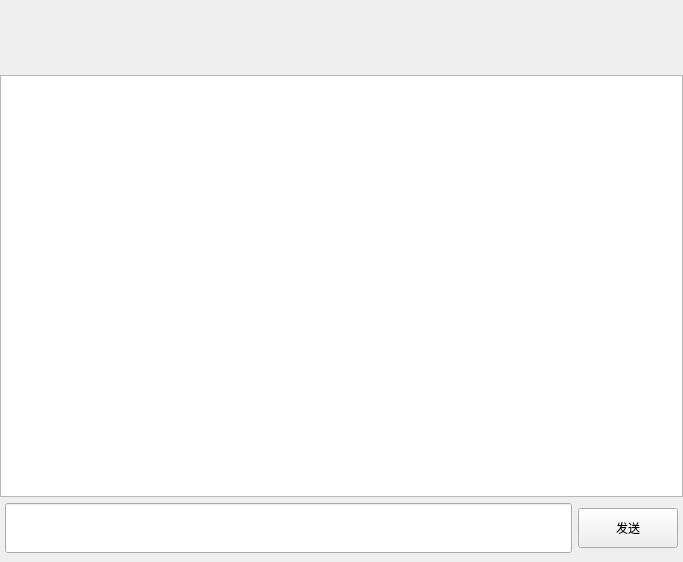
<?xml version="1.0" encoding="UTF-8"?>
<ui version="4.0">
 <class>WDMessage</class>
 <widget class="QMainWindow" name="WDMessage">
  <property name="geometry">
   <rect>
    <x>0</x>
    <y>0</y>
    <width>683</width>
    <height>562</height>
   </rect>
  </property>
  <property name="windowTitle">
   <string>聊天</string>
  </property>
  <widget class="QWidget" name="centralwidget">
   <layout class="QVBoxLayout" name="verticalLayout">
    <property name="leftMargin">
     <number>0</number>
    </property>
    <property name="rightMargin">
     <number>0</number>
    </property>
    <item>
     <layout class="QVBoxLayout" name="verticalLayout_2">
      <property name="leftMargin">
       <number>15</number>
      </property>
      <property name="rightMargin">
       <number>15</number>
      </property>
      <item>
       <widget class="QLabel" name="lContact">
        <property name="font">
         <font>
          <pointsize>21</pointsize>
         </font>
        </property>
        <property name="text">
         <string/>
        </property>
       </widget>
      </item>
      <item>
       <widget class="QLabel" name="lStatus">
        <property name="font">
         <font>
          <pointsize>14</pointsize>
         </font>
        </property>
        <property name="text">
         <string/>
        </property>
       </widget>
      </item>
     </layout>
    </item>
    <item>
     <widget class="QListWidget" name="tMain"/>
    </item>
    <item>
     <layout class="QHBoxLayout" name="horizontalLayout">
      <property name="leftMargin">
       <number>5</number>
      </property>
      <property name="rightMargin">
       <number>5</number>
      </property>
      <item>
       <widget class="QLineEdit" name="eMessage">
        <property name="sizePolicy">
         <sizepolicy hsizetype="Minimum" vsizetype="Fixed">
          <horstretch>0</horstretch>
          <verstretch>0</verstretch>
         </sizepolicy>
        </property>
        <property name="minimumSize">
         <size>
          <width>0</width>
          <height>50</height>
         </size>
        </property>
        <property name="maxLength">
         <number>50</number>
        </property>
       </widget>
      </item>
      <item>
       <widget class="QPushButton" name="btnSend">
        <property name="sizePolicy">
         <sizepolicy hsizetype="Minimum" vsizetype="Fixed">
          <horstretch>0</horstretch>
          <verstretch>0</verstretch>
         </sizepolicy>
        </property>
        <property name="minimumSize">
         <size>
          <width>100</width>
          <height>40</height>
         </size>
        </property>
        <property name="maximumSize">
         <size>
          <width>60</width>
          <height>16777215</height>
         </size>
        </property>
        <property name="text">
         <string>发送</string>
        </property>
       </widget>
      </item>
     </layout>
    </item>
   </layout>
  </widget>
 </widget>
 <resources/>
 <connections/>
</ui>
